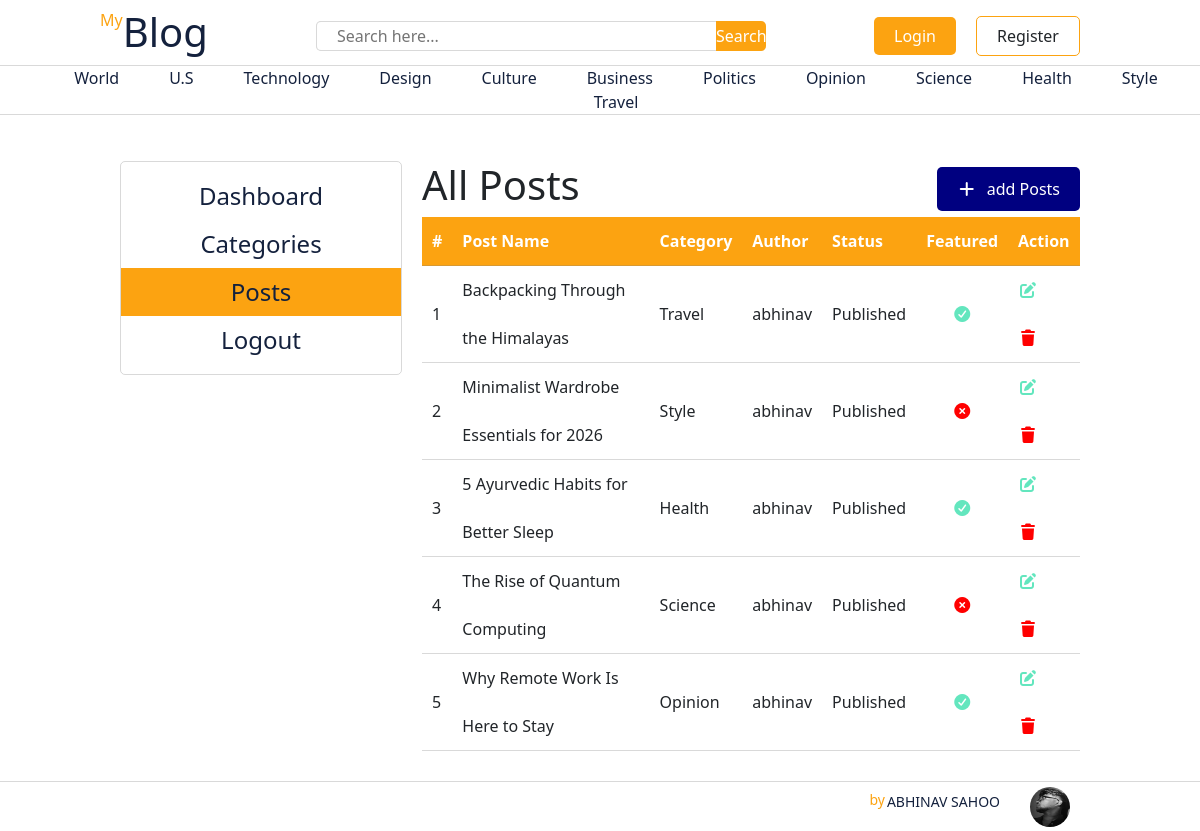
The app's page /dashboard/posts/ with its own data.
### blogs/models.py (models this page shows, shortened)
class Category(models.Model):
    category_name=models.CharField(max_length=50,unique=True)
    created_at=models.DateTimeField(auto_now_add=True)
    updated_at=models.DateTimeField(auto_now=True)
    class Meta:
        verbose_name_plural='categories'
    def __str__(self):
        return self.category_name

class Blog(models.Model):
    title=models.CharField(max_length=100)
    slug=models.SlugField(max_length=150,unique=True,blank=True)
    category=models.ForeignKey(Category,on_delete=models.CASCADE)
    author=models.ForeignKey(User,on_delete=models.CASCADE)
    featured_image=models.ImageField(upload_to='uploads/%Y/%m/%d')
    short_description=models.TextField(max_length=500)
    blog_body=models.TextField(max_length=2000)
    status=models.CharField(max_length=20,choices=STATUS_CHOICES)
    is_featured=models.BooleanField(default=True)
    created_at=models.DateTimeField(auto_now_add=True)
    updated_at=models.DateTimeField(auto_now=True)

### dashboard/views.py (the view)
# urls.py: path('posts/',views.posts,name='posts'),
def posts(request):
    posts=Blog.objects.all()
    context={
        "posts":posts,
    }
    return render(request,'dashboard/posts.html',context)

### blogs/context_processors.py (called while the page is built)
def get_context(request):
    categories=Category.objects.all()
    return dict(categories=categories)

### templates/dashboard/posts.html (shortened to what this page needs)
{% extends 'base.html' %}
{% block content %}
    <div class="dashboard-container">
        <div class="dashboard">
            {% include 'dashboard/sidebar.html' %}
            <div class="cat-table">
            <span style="display: flex; align-items: center; justify-content: space-between;"><h1>All  Posts</h1> <a style="padding: 10px 20px ; background-color:navy; border-radius: 5px; text-decoration: none; color:white;" href="{% url 'add_post' %}"><i style="margin-right: 10px;" class="fa-solid fa-plus"></i>add Posts</a> </span>
            <table>
                <tr>
                    <th>#</th>
                    <th>Post Name</th>
                    <th>Category</th>
                    <th>Author</th>
                    <th>Status</th>
                    <th>Featured</th>
                    <th>Action</th>
                </tr>
                {% for i in posts %}
                <tr>
                    <td>{{forloop.counter}}</td>
                    <td>{{i.title}}</td>
                    <td>{{i.category}}</td>
                    <td>{{i.author}}</td>
                    <td>{{i.status}}</td>
                    <td style="text-align: center;">
                        {% if i.is_featured %}
                        <i class="fa-solid fa-circle-check" style="color: #63E6BE;"></i>
                        {% else %}
                        <i class="fa-solid fa-circle-xmark" style="color: #ff0000;"></i>
                        {% endif %}
                    </td>
                    <td>
                        <a href="{% url 'edit_post' i.pk %}"><i class="fa-solid fa-pen-to-square" style="color: #63E6BE;"></i></a>
                        <a href="{% url 'delete_post' i.pk %}"><i class="fa-solid fa-trash" style="color: #ff0000;"></i></td></a>
                </tr>
                {% endfor %}
            </table>
        </div>
    </div>
</div>
{% endblock %}

### templates/base.html (shortened to what this page needs)
{% load static %}
<!DOCTYPE html>
<html lang="en">
<head>
    <link rel="stylesheet" href="{% static 'css/styles.css' %}">
    <link href="https://cdn.jsdelivr.net/npm/bootstrap@5.3.8/dist/css/bootstrap.min.css" rel="stylesheet">
    <link rel="stylesheet" href="https://cdnjs.cloudflare.com/ajax/libs/font-awesome/7.0.1/css/all.min.css" />
</head>
<body>
    <nav class="navbar">
        <a href="{% url 'home' %}">
            <span>
                <p>My</p>
                <h1>Blog</h1>
            </span>
        </a>
        <form action="{% url 'search' %}" method="GET" class="blog-search">
                <input type="search" placeholder="Search here..." name="keyword" value="{{ keyword }}"  >
                <button type="submit">Search</button>
        </form>
        <div class="login-container">
            {% if not user.is_authenticated %}
            <a href="{% url 'login' %}" class="login">Login</a>
            <a href="{% url 'register' %}" class="register">Register</a>
            {% else %}
                <a href="{% url 'dashboard' %}" class="login">dashboard</a>
                <a href="{% url 'logout' %}" class="login">Logout</a>
            {% endif %}
        </div>
    </nav>
    <ul class="nav-links">
        {% for cat in categories %}
        <li><a href="{% url 'get_by_category' cat.id %}">{{ cat.category_name }}</a></li>
        {% endfor %}
    </ul>
{% block content %}{% endblock %}
       <footer class="footer">
        <img src="{% static 'images/selfImg1.jpg' %}" alt="my Image">
        <span>
            <p>by</p>
            <h1>Abhinav Sahoo</h1>
        </span>
    </footer>
</body>
</html>

### core/static/css/styles.css (style rules this page uses)
* { margin: 0; padding: 0; box-sizing: border-box; }
:root { --white: #ffffff; --smoke: #e5e5e5; --orange-1: #fca311; --orange-2: #e2910f; --navy: #14213d; --black: #000000; --button-bdr: 5px; --grey: rgb(87, 87, 87); }
body { padding-bottom: 50px; }
.navbar { height: 65px; background-color: var(--white); display: flex; justify-content: space-between; align-items: center; margin-inline: 100px; }
.navbar a { text-decoration: none; }
.navbar span { display: flex; }
.navbar span h1 { color: var(--navy); }
.navbar span p { color: var(--orange-1); }
.login-container { width: fit-content; display: flex; justify-content: center; align-items: center; }
.navbar .login { text-decoration: none; background-color: var(--orange-1); color: var(--white); margin-right: 20px; padding: 7px 20px; border-radius: var(--button-bdr); }
.navbar .register { text-decoration: none; border: 1px solid var(--orange-1); color: var(--orange); margin-right: 20px; padding: 7px 20px; border-radius: var(--button-bdr); }
.nav-links { width: 100%; display: flex; flex-wrap: wrap; justify-content: center; column-gap: 50px; height: 50px; align-items: center; border-top: 1px solid rgba(128, 128, 128, 0.3); border-bottom: 1px solid rgba(128, 128, 128, 0.3); overflow-x: auto; scroll-snap-type: x mandatory; scroll-behavior: smooth; scrollbar-width: none; }
.nav-links li { list-style: none; color: var(--navy); }
.nav-links li a { text-decoration: none; color: var(--navy); }
.footer { position: fixed; bottom: 0; border-top: 1px solid rgba(128, 128, 128, 0.3); height: 50px; width: 100%; padding-inline: 100px; background-color: var(--white); display: flex; flex-direction: row-reverse; align-items: center; }
.footer span { display: flex; height: 100%; align-items: center; }
.footer span p { color: var(--orange-1); font-size: 14px; margin-right: 2px; margin-bottom: 15px; }
.footer span h1 { color: var(--navy); text-transform: uppercase; font-size:14px ; }
.footer img { height: 40px; width: 40px; border-radius: 50%; background-size: cover; margin-inline: 30px; }
.blog-search { height: fit-content; width: fit-content; background-color: var(--smoke); display: flex; border-radius: var(--button-bdr); }
.blog-search input { height:30px; width:400px; background-color: var(--white); border-radius: var(--button-bdr); padding-inline: 20px; border-left: 1px solid rgba(128, 128, 128, 0.3); border-top: 1px solid rgba(128, 128, 128, 0.3); border-bottom: 1px solid rgba(128, 128, 128, 0.3); border-right: none; outline: none; border-bottom-right-radius: 0; border-top-right-radius: 0; }
.blog-search button { height:30px; width:50px; border-radius: var(--button-bdr); border: none; background-color: var(--orange-1); color: var(--white); border-bottom-left-radius: 0; border-top-left-radius: 0; }
.dashboard-container { height: fit-content; width: 100%; padding-inline: 10vw; }
.dashboard { height: 100%; width: 100%; background-color: var(--white); display: flex; column-gap: 20px; }
.cat-table { height: 100%; padding-block: 30px; width: 70%; }
.cat-table table { width: 100%; }
.cat-table table tr { line-height: 3; border-bottom: 1px solid rgba(128, 128, 128, 0.3); }
.cat-table table tr th { padding-inline: 10px; }
.cat-table table tr td { padding-inline: 10px; }
.cat-table table tr:first-child { background-color: var(--orange-1); color: var(--white); border-top-left-radius: var(--button-bdr); border-top-right-radius: var(--button-bdr); }

### records on screen
Category: category_name "World"
Category: category_name "U.S"
Category: category_name "Technology"
Category: category_name "Design"
Category: category_name "Culture"
Category: category_name "Business"
Category: category_name "Politics"
Category: category_name "Opinion"
Category: category_name "Science"
Category: category_name "Health"
Category: category_name "Style"
Category: category_name "Travel"
Blog: title "Backpacking Through the Himalayas", category "Travel", author "abhinav", status "Published", is_featured True (drawn)
Blog: title "Minimalist Wardrobe Essentials for 2026", category "Style", author "abhinav", status "Published", is_featured False (drawn)
Blog: title "5 Ayurvedic Habits for Better Sleep", category "Health", author "abhinav", status "Published", is_featured True (drawn)
Blog: title "The Rise of Quantum Computing", category "Science", author "abhinav", status "Published", is_featured False (drawn)
Blog: title "Why Remote Work Is Here to Stay", category "Opinion", author "abhinav", status "Published", is_featured True (drawn)
